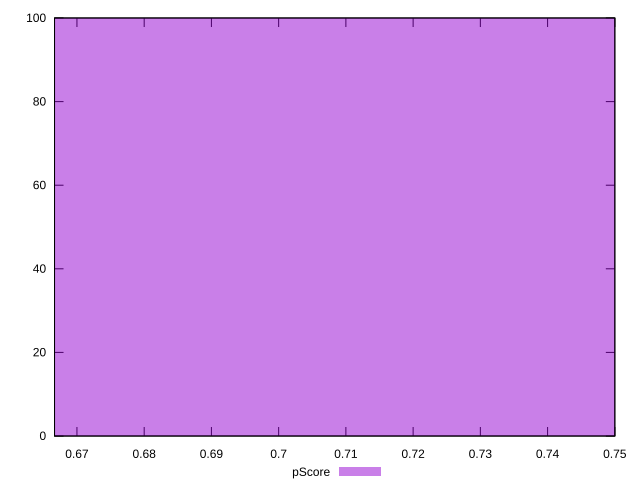

Reproduce this figure in gnuplot.
reset

$pScore <<EOF
0.7044028646468753 100
EOF

set key outside below
set boxwidth 0.10062898066383932
set xrange [0.6666666666666666:0.75]
set yrange [0:100]
set trange [0:100]
set style fill transparent solid 0.5 noborder
set terminal svg size 640, 490 enhanced background rgb 'white'
set output "reports/report_00033_2021-03-01T14-23-16.841Z/unused-css-rules/samples/astro-cached/pScore/histogram.svg"

plot $pScore title "pScore" with boxes

reset
